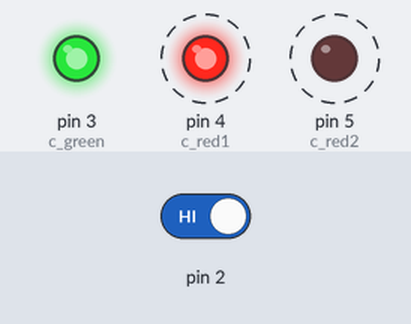
Recording of a sketch running on a simulated Arduino Uno, built with avr-gcc and run on an emulated ATmega328P. On the bench: output pins drawn as LEDs (lit = HIGH). Dashed ring = blinking. The test bench sets the inputs (shaded band); at power-on: pin 2 HIGH.

Above: at 1.3 s.
1.4 s: pin 2 driven LOW
At 2.7 s:
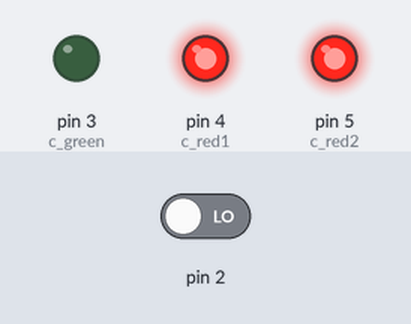
3.0 s: pin 2 driven HIGH
At 3.12 s:
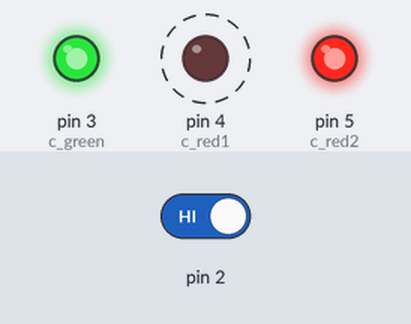
Timing chart, 0 to 12.0 s (numbered marks = the images above; inputs shaded):
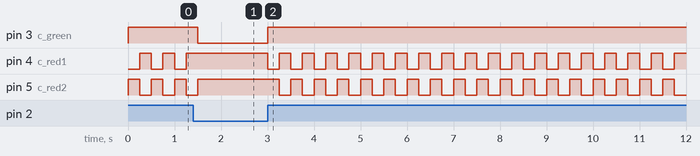

Measured:
- after the input at 1.4 s, pin 3 (c_green): HIGH → LOW after 0.10 s; pin 4 (c_red1): stops changing and stays HIGH; pin 5 (c_red2): goes on until 1.5 s, then stays HIGH
- after the input at 3.0 s, pin 3 (c_green): LOW → HIGH at once; pin 4 (c_red1): alternates HIGH for 0.25 s and LOW for 0.25 s, starting at once; pin 5 (c_red2): alternates HIGH for 0.25 s and LOW for 0.25 s, starting after 0.25 s
- by itself, pin 4 (c_red1), pin 5 (c_red2): alternates HIGH for 0.25 s and LOW for 0.25 s

The sketch:

blink_when_switch_on.ino
```cpp
int switchState = 0;
const int c_green = 3;
const int c_red1 = 4;
const int c_red2 = 5;
int red1Enabled = LOW;

int getOpposite(int status)
{
  return status == LOW ? HIGH : LOW;
}

void setup()
{
  pinMode(c_green, OUTPUT);
  pinMode(c_red1, OUTPUT);
  pinMode(c_red2, OUTPUT);
  pinMode(2, INPUT);
}

void loop()
{
  switchState = digitalRead(2);
  if (switchState == LOW)
  {
    digitalWrite(c_green, LOW);
    digitalWrite(c_red1, HIGH);
    digitalWrite(c_red2, HIGH);
  }
  else
  {
    digitalWrite(c_green, HIGH);

    const int red1Toggled = getOpposite(red1Enabled);
    digitalWrite(c_red1, red1Enabled);
    digitalWrite(c_red2, red1Toggled);
    red1Enabled = red1Toggled;
  }
  delay(250);
}
```
